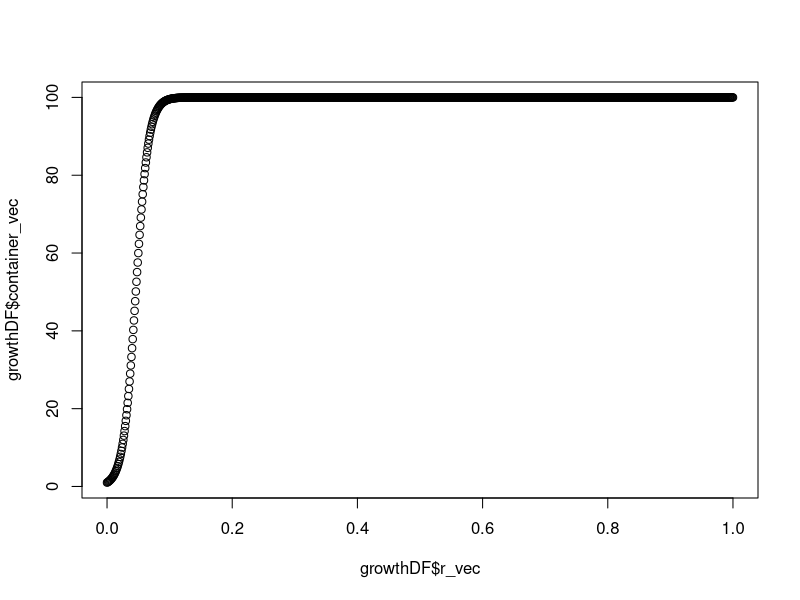

Source code (R):
### Basic coding with for loops
# 2/10/26

# basic for loop:
for(i in 1:5){
  cat("stuck in a loop", "\n")
  cat(3+2, "\n")
  cat(runif(1), "\n")
}


my_dogs <- c(
  "chow",
  "akita",
  "malamute",
  "husky",
  "samoyed",
  "wheaten terrier"
)

for(i in 1:length(my_dogs)){
  
  for(i in 1:length(my_dogs)){
    cat("i = ", i, "my_dogs[i] = ", my_dogs[i], "\n")
  }
}

my_bad_dogs <- NULL

for(i in 1:length(my_bad_dogs)){
  
  for(i in 1:length(my_bad_dogs)){
    cat("i = ", i, "my_bad_dogs[i] = ", my_bad_dogs[i], "\n")
  }
}

###################################################################
### Continuing for loops
# 2/12/26

my_dogs <- c(
  "chow",
  "akita",
  "malamute",
  "husky",
  "samoyed",
  "wheaten terrier"
)

##### Five tips you should know about for loops

### 1. Don't loop if you don't need to

for(i in seq_along(my_dogs)){
  my_dogs[i] <- toupper(my_dogs[i])
}

# ^ works but why would you do this

tolower(my_dogs)

# ^ way easier!

### 2. Don't change dimensions in the loop

my_dat <- runif(1)

# seems to be fine...
for(i in 2:10){
  temp <- runif(1)
  my_dat <- c(my_dat, temp)
  cat("Loop number = ", i, "\n", "\t", my_dat[i], "\n")
}

# but actually would take a while as you increase the number of iterations
for(i in 2:5000){
  temp <- runif(1)
  my_dat <- c(my_dat, temp)
  cat("Loop number = ", i, "\n", "\t", my_dat[i], "\n")
}

### Don't write a loop if you can vectorize it

my_dat <- 1:10

for(i in seq_along(my_dat)){
  my_dat[i] <- my_dat[i]+my_dat[i]^2
  cat("Loop number = ", i, "\n", "\t", my_dat[i], "\n")
}

z <- 1:10
z <- z + z^2

### 4. Understand the difference between the counter variable (i) and other variables (z[i])

z <- c(10,2,4)

for(i in seq_along(z)) {
  cat("i = ", i, "z[i] = ", my_dat[i], "\n")
}

### 5. Don't loop through everything
z <- 1:20

for(i in seq_along(z)){
  if(i %% 2 == 0) next
    print(i)
}

z_odd <- z[which(z %% 2 != 0)]

###########################################################################3
# look at the parameter space of the logistic
# growth model with a for loop

log_growth <- function(N0=1, r=0.1, K=100, t_fin=100, t_step=1){
    # log_growth takes N0 (initial pop size), r (growth rate), K (carrying capacity), t_fin (the final time), and t_step (the number by which t increases)

    # times: sequences from 0 to t_fin in steps of t_step
    times <- seq(from = 0, to = t_fin, by = t_step)
    
    # pop_df: creates a df with column time (=times) and population size.
    pop_df <- data.frame(t = times, N = NA)

    # for loop: finds the length of times, then for every integer, finds t at location i of pop_df. Then, it runs the log growth equation for that number. N (output of equation) is then placed into N at location i of pop_df.
    for(i in 1:length(times)){

        t <- pop_df$t[i]

        N <- ( K ) / ( 1 + ( ( K - N0 ) / N0 ) * ( exp(-r * t)) )

        pop_df$N[i] <- N
    }

    # actually return the dataframe
    return(pop_df)

}


# creating vector of r
r_vec <- seq(from = 0, to = 1, by = 0.001)
container_vec <- rep(NA, length(r_vec))

for(i in seq_along(r_vec)){
  temp_df <- log_growth(r = r_vec[i])
  max_n <- max(temp_df$N)
  container_vec[i] <- max_n # storage vector
}

growthDF <- data.frame(r_vec, container_vec)
head(growthDF)

plot(growthDF$r_vec, growthDF$container_vec)